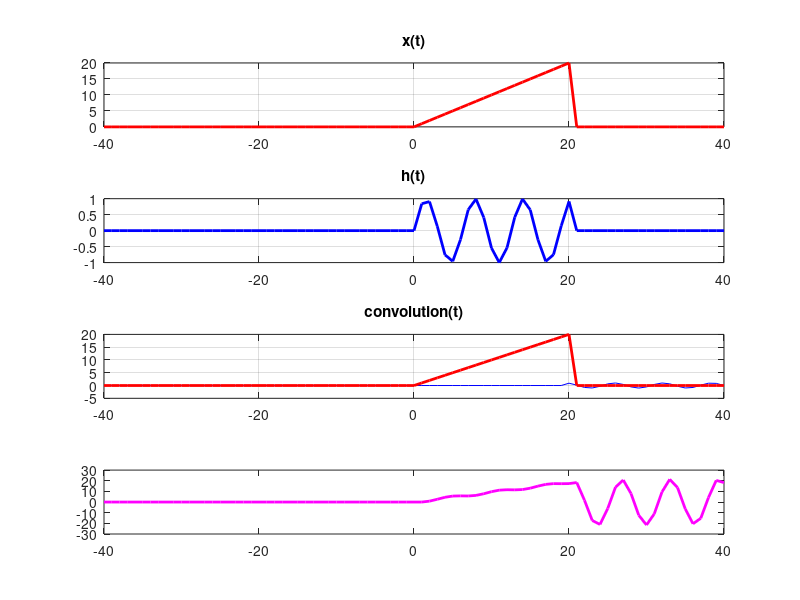

This figure's MATLAB source:
clear all;
close all;
clc;
x1=0; x2=20;
h1=0; h2=20;
xi1=x1+h1;
xi2=x2+h2;
if xi1>xi2
    t=-ceil(xi1):ceil(xi1);
elseif xi2>xi1
     t=-ceil(xi2):ceil(xi2);
end
x=t;
h=sin(t);
X=zeros(1,length(t));
H=zeros(1,length(t));
H(t<=h2 & t>=h1)=h(t<=h2 & t>=h1);
X(t>=x1 & t<=x2)=x(t>=x1 & t<=x2);
subplot(4,1,1)
plot(t,X,'r','linewidth',2);grid on;
title('x(t)');
subplot(4,1,2)
plot(t,H,'b','linewidth',2);grid on;
title('h(t)');
Y=zeros(1,length(t));
for i=xi1:xi2
    H1=fliplr(H); %flipping
    H1=circshift(H1,[0,i]);% shifting
    a=H1.*X; %scaling
    Y(t==i)=sum(a);%adding
  subplot(4,1,3);
  plot(t,H1,'b',t,X,'r','linewidth',2);grid on;
  title('convolution(t)');
  subplot(4,1,4);
  plot(t,Y,'m','linewidth',2);
  pause(0.2);
end

  




